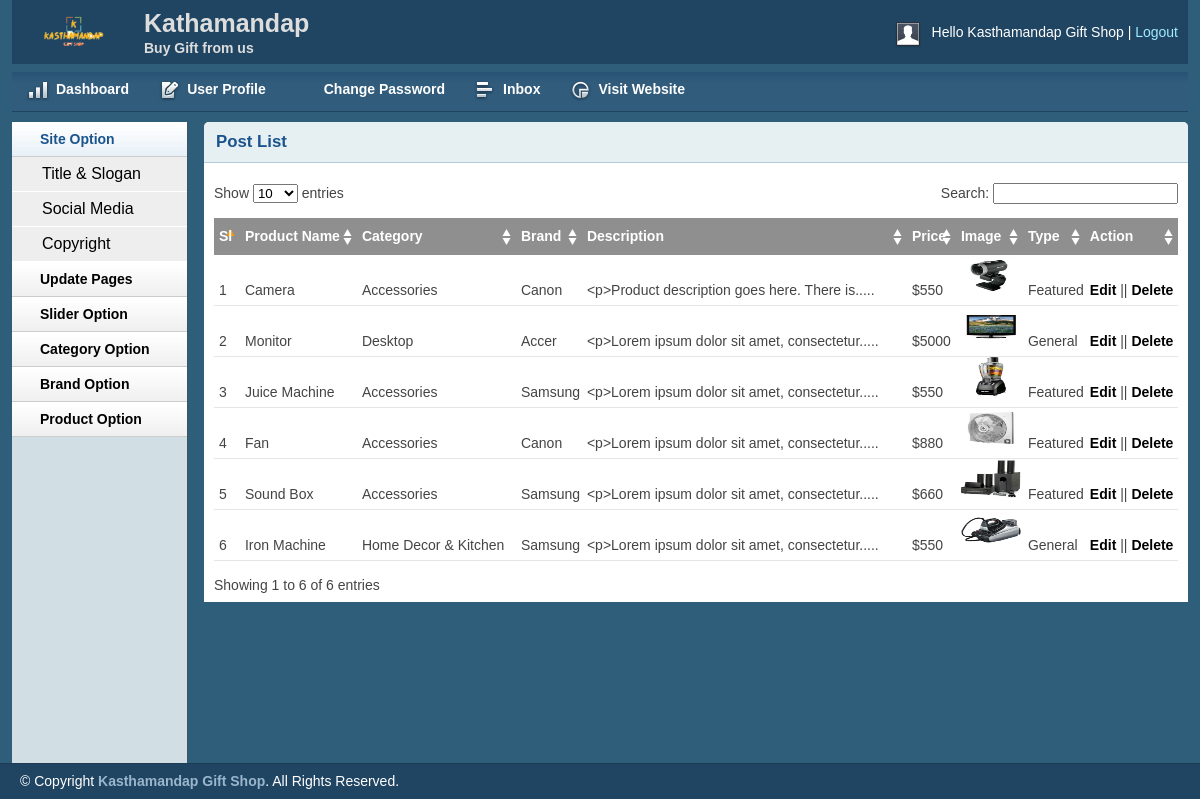
The page /admin/productlist.php (signed in) on the database its author committed.
### tables this page shows
CREATE TABLE `tbl_product` (
  `productId` int(11) NOT NULL,
  `productName` varchar(255) NOT NULL,
  `catId` int(11) NOT NULL,
  `brandId` int(11) NOT NULL,
  `body` text NOT NULL,
  `price` float NOT NULL,
  `image` varchar(255) NOT NULL,
  `type` tinyint(4) NOT NULL DEFAULT 0
);

CREATE TABLE `tbl_category` (
  `catId` int(11) NOT NULL,
  `catName` varchar(255) NOT NULL
);

CREATE TABLE `tbl_brand` (
  `brandId` int(11) NOT NULL,
  `brandName` varchar(255) NOT NULL
);

### lib/Database.php (called while the page is built, shortened)
<?php
class Database
{
    public $host   = DB_HOST;
    public $user   = DB_USER;
    public $pass   = DB_PASS;
    public $dbname = DB_NAME;
    public $link;
    private function connectDB()
    {
        $this->link = new mysqli(
            $this->host,
            $this->user,
            $this->pass,
            $this->dbname
        );
    }
    public function select($query)
    {
        $result = $this->link->query($query) or
        die($this->link->error . __LINE__);
        if ($result->num_rows > 0) {
            return $result;
        } else {
            return false;
        }
    }
}

### classes/Product.php (called while the page is built, shortened)
<?php
$filepath = realpath(dirname(__FILE__));
include_once($filepath.'/../lib/Database.php');
include_once($filepath.'/../helpers/Format.php');
 ?>
<?php
class Product
{
    private $db;
    public function __construct()
    {
        $this->db = new Database();
    }
    public function getAllProduct()
    {
        $query = "SELECT p.*, c.catName, b.brandName
                    FROM tbl_product AS p, tbl_category AS c, tbl_brand AS b
                    WHERE p.catId = c.catId AND p.brandId = b.brandId
                    ORDER BY p.productId DESC";
        $result = $this->db->select($query);
        return $result;
    }
}

### helpers/Format.php (called while the page is built, shortened)
<?php
class Format
{
    public function textShorten($text, $limit = 400)
    {
        $text = $text . " ";
        $text = substr($text, 0, $limit);
        $text = substr($text, 0, strrpos($text, ' '));
        $text = $text . ".....";
        return $text;
    }
}

### admin/productlist.php (the view, shortened to what this page needs)
<?php include 'inc/header.php';?>
<?php include 'inc/sidebar.php';?>
<?php include '../classes/Product.php'; ?>
<?php include_once '../helpers/Format.php'; ?>
<?php
$pd = new Product();
$fm = new Format();
 ?>
<div class="grid_10">
    <div class="box round first grid">
        <h2>Post List</h2>
        <div class="block">
            <table class="data display datatable" id="example">
			<thead>
				<tr>
					<th>Sl</th>
					<th>Product Name</th>
					<th>Category</th>
					<th>Brand</th>
					<th>Description</th>
					<th>Price</th>
					<th>Image</th>
					<th>Type</th>
					<th>Action</th>
				</tr>
			</thead>
			<tbody>
				<?php
                $getPd = $pd->getAllProduct();
                if ($getPd) {
                    $i=0;
                    while ($result = $getPd->fetch_assoc()) {
                        $i++; ?>
				<tr class="odd gradeX">
					<td><?php echo $i; ?></td>
					<td><?php echo $result['productName']; ?></td>
					<td><?php echo $result['catName']; ?></td>
					<td><?php echo $result['brandName']; ?></td>
					<td><?php echo $fm->textShorten($result['body'], 50); ?></td>
					<td>$<?php echo $result['price']; ?></td>
					<td><img src="<?php echo $result['image']; ?>" height="40px" width="60px"></td>
					<td>
						<?php
                        if ($result['type']==0) {
                            echo "Featured";
                        } else {
                            echo "General";
                        } ?>
						</td>
					<td><a href="productedit.php?proid=<?php echo $result['productId']; ?>">Edit</a> || <a onclick="return confirm('Are you sure to delete this?')" href="?delpro=<?php echo $result['productId']; ?>">Delete</a></td>
				</tr>
				<?php
                    }
                } ?>
			</tbody>
		</table>
       </div>
    </div>
</div>
<?php include 'inc/footer.php';?>

### admin/css/layout.css (style rules this page uses)
body { background: #fff none repeat scroll 0 0; color: #444; font-size: 14px; padding: 0; }
a { color: #000; font-weight:bold; text-decoration: none; }
h1, h2, h3, h4, h5, h6 { line-height:1.2em; margin-bottom:.3em; }
h2 { margin-top:1em; }
.box { background:#fff; margin-bottom:20px; padding:10px 10px 10px 10px; margin-left:-8px; }
.box.grid { padding-bottom:40px; }
.box.round { -moz-border-radius: 5px 5px 0px 0px; -webkit-border-radius: 5px 5px 0px 0px; border-radius: 5px 5px 0px 0px; }
.box h2 { font-size:1.2em; font-weight:bold; color:#1B548D; background:#E6F0F3; margin:-10px -10px 0 -10px; padding:10px 12px; border-bottom:1px solid #B3CBD6; -moz-border-radius: 5px 5px 0px 0px; -webkit-border-radius: 5px 5px 0px 0px; border-radius: 5px 5px 0px 0px; }
.box.first { min-height: 406px; }
.block { padding-top:20px; }
.block { padding-bottom:1px; }
table.display { margin: 0 auto; clear: both; width: 100%; }
.sorting_asc { background: #8f8f8f url(../img/table/sort_asc.png) no-repeat center right; padding:8px 5px; text-align:left; color:#fff; }
.sorting { background:#8f8f8f url(../img/table/sort_both.png) no-repeat center right; padding:8px 5px; text-align:left; color:#fff; }
tr.odd { height: 30px; line-height: 30px; border-bottom:1px solid #e6e6e6; }
tr.even { height: 30px; line-height: 30px; border-bottom:1px solid #e6e6e6; }
tr.odd td, tr.even td { padding-left:5px; }

### rows shown on the page
tbl_product: productName "Camera", catId.catName "Accessories", brandId.brandName "Canon", body "<p>Product description goes here. There is.....", price "550", image (picture), type "Featured"
tbl_product: productName "Monitor", catId.catName "Desktop", brandId.brandName "Accer", body "<p>Lorem ipsum dolor sit amet, consectetur.....", price "5000", image (picture), type "General"
tbl_product: productName "Juice Machine", catId.catName "Accessories", brandId.brandName "Samsung", body "<p>Lorem ipsum dolor sit amet, consectetur.....", price "550", image (picture), type "Featured"
tbl_product: productName "Fan", catId.catName "Accessories", brandId.brandName "Canon", body "<p>Lorem ipsum dolor sit amet, consectetur.....", price "880", image (picture), type "Featured"
tbl_product: productName "Sound Box", catId.catName "Accessories", brandId.brandName "Samsung", body "<p>Lorem ipsum dolor sit amet, consectetur.....", price "660", image (picture), type "Featured"
tbl_product: productName "Iron Machine", catId.catName "Home Decor & Kitchen", brandId.brandName "Samsung", body "<p>Lorem ipsum dolor sit amet, consectetur.....", price "550", image (picture), type "General"

### other values the page prints
Session::get('adminName') "Kasthamandap Gift Shop"
